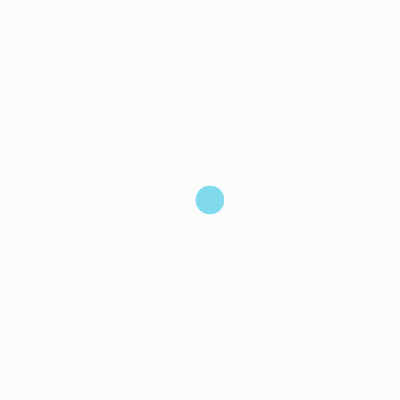
Frame 1 (no input)
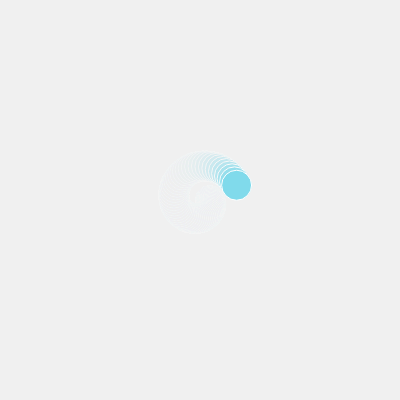
Frame 60 (no input)
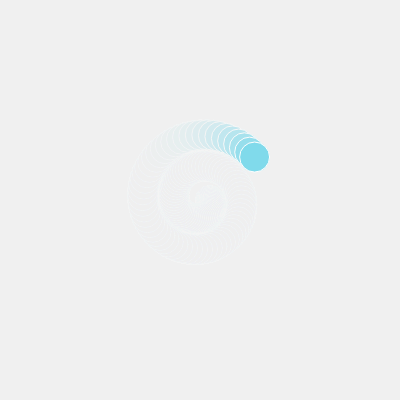
Frame 120 (the mouse pressed at the canvas centre since frame 60)

The p5.js sketch that drew these frames (run headless with seeded random() and noise() and a simulated clock; from frame 60 on, the mouse is pressed at the canvas centre):

// p5.js sketch
// ── sketch.js
var angle = 0, 
    radius = 10, 
    angleIncrement=0.1,
    radiusIncrement=0.5,
    minRadius=10, 
    maxRadius=250;

function setup() {
  createCanvas (400,400);
  fill(128, 218, 235);
  stroke(255);
}

function draw() {
  var x = radius*Math.cos(angle), 
      y = radius*Math.sin(angle);
  background(239,239,239,50);
  push();
  translate(width/2, height/2);
  ellipse(x, y, 30, 30);
  pop();
  angle+=angleIncrement;
  radius+=radiusIncrement; 
  if(radius< minRadius || radius > maxRadius){
    radiusIncrement*=-1;
  }
}
